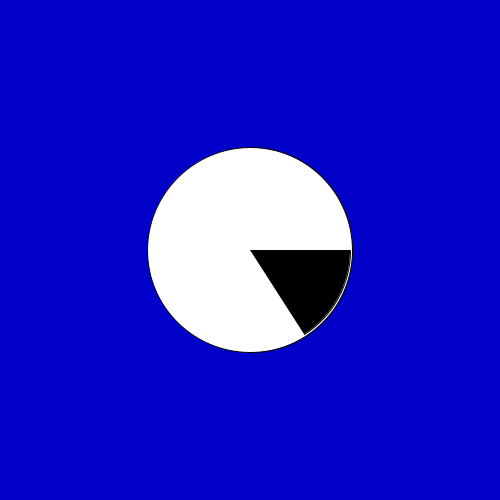
Frame 1 (no input)
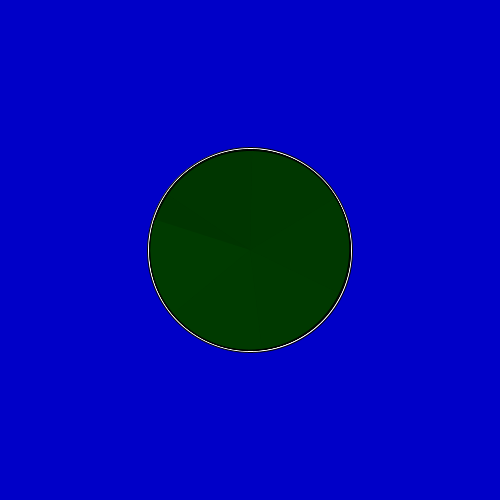
Frame 60 (the mouse pressed at the canvas centre just before this capture)
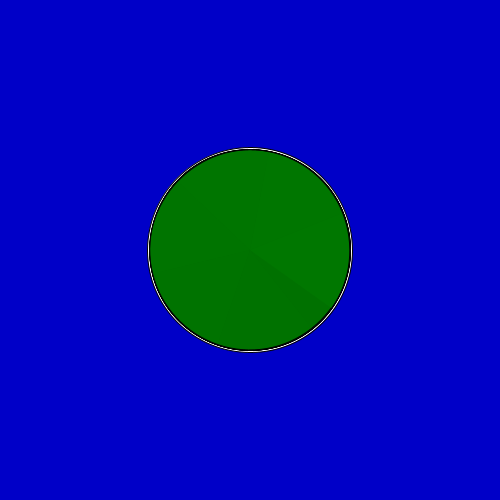
Frame 120 (the mouse held since frame 60 and released just before this capture)

The Processing sketch that drew these frames (run headless with seeded random() and noise(); from frame 60 on, the mouse is pressed at the canvas centre):

// Processing sketch: arcs
// ── arcs.pde
/// Processing program in mode 2 - with visible subroutines.
//-/////////////////////////////////////////////////////////

void setup() // It is executed once - after starting
{
  size(500,500);
  background(0,0,200); // rgB - color the window only once
  //noSmooth(); // without line smoothing
  ellipse(250, 250, 205, 205); // white ellipse in the background
}

float i=0; ///< global scope variable for invisible loop of `draw()` calls.

void draw() // It is executed in an invisible loop
{ // external i
  fill(0,i,0); //rGb
  arc(250, 250, 200, 200, i,i+1); // What wrong with "i"? READ MANUAL of `arc`!
  i+=1;
}

/// @date 2026-10-29 ( → https://github.com/borkowsk/bookProcessingEN)
